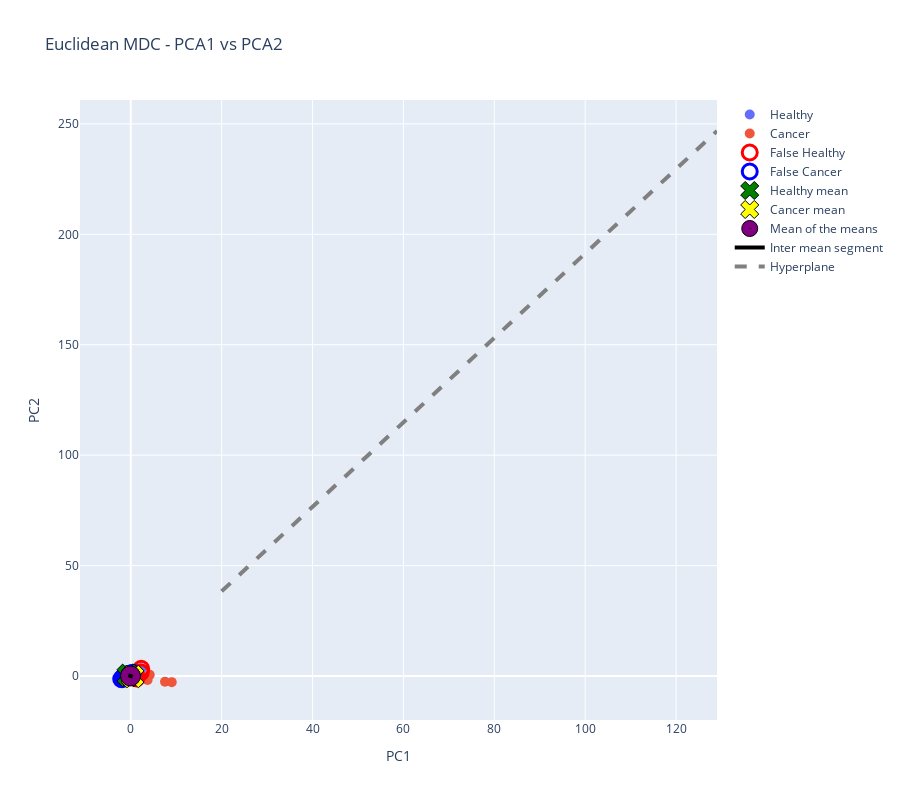
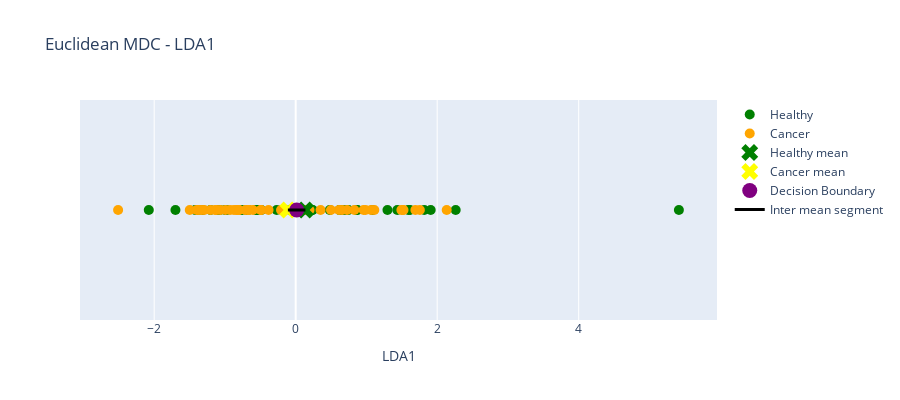

The notebook cell these images were saved under, in order:
### Markdown cell above
### MDC

### Code cell
PC1 = np.array(PC1)
PC2 = np.array(PC2)
y = y_train.to_numpy()

ixHealthy = np.where(y == 1)[0]
ixCancer  = np.where(y == 2)[0]

PC1_Healthy = PC1[ixHealthy]
PC2_Healthy = PC2[ixHealthy]
PC1_Cancer  = PC1[ixCancer]
PC2_Cancer  = PC2[ixCancer]


muHealthy = np.array([[np.mean(PC1_Healthy), np.mean(PC2_Healthy)]]).T
muCancer  = np.array([[np.mean(PC1_Cancer), np.mean(PC2_Cancer)]]).T

print("gHealthy(x)="+str(muHealthy.T)+"x-0.5"+str(muHealthy.T@muHealthy))
print("gCancer(x)="+str(muCancer.T)+"x-0.5"+str(muCancer.T@muCancer)+"\n")


X1 = np.array([PC1_Healthy, PC2_Healthy]).T
X2 = np.array([PC1_Cancer,  PC2_Cancer]).T
X=np.concatenate((X1,X2),axis=0)
y = np.concatenate((y_train.to_numpy()[ixHealthyTrain],y_train.to_numpy()[ixWithCancerTrain]))


yp=np.ones(np.shape(y))

dx=((muHealthy-muCancer).T@(X.T-0.5*(muHealthy+muCancer))).flatten()
yp[dx<0]=2

Hits=np.shape(np.where((y==yp))[0])[0]

ixHealthy = np.where(y == 1)[0]
ixCancer = np.where(y == 2)[0]

TP=np.shape(np.where((y[ixHealthy]==yp[ixHealthy]))[0])[0]
TN=np.shape(np.where((y[ixCancer]==yp[ixCancer]))[0])[0]
FP=np.shape(np.where((y[ixCancer]!=yp[ixCancer]))[0])[0]
FN=np.shape(np.where((y[ixHealthy]!=yp[ixHealthy]))[0])[0]

SS=TP/(TP+FN)
SP=TN/(TN+FP)
PR=TP/(TP+FP)
F1Score=2*(PR*SS)/(PR+SS)
AC=(TN+TP)/(TP+TN+FP+FN)


print("Sensitivity(%)="+str(SS*100))
print("Specificity(%)="+str(SP*100))
print("Precision(%)="+str(PR*100))
print("F1Score(%)="+str(F1Score*100))
print("Accuracy(%)="+str(AC*100))


fig=go.Figure()
fig.add_trace(go.Scatter(x=PC1_Healthy,y=PC2_Healthy,name='Healthy'))
#fig.update_traces(marker=dict(color='green', size=10))
fig.add_trace(go.Scatter(x=PC1_Cancer,y=PC2_Cancer,name='Cancer'))
fig.update_traces(marker=dict(size=10))


ixFP = np.where((y == 2) & (yp == 1))[0]
ixFN = np.where((y == 1) & (yp == 2))[0]


fig.add_trace(go.Scatter(x=X[ixFN,0],y=X[ixFN,1],name='False Healthy',marker_size=15,
                         marker_symbol="circle-open",marker=dict(color="red",
                                                                 line=dict(width=3,color='red'))))
fig.add_trace(go.Scatter(x=X[ixFP,0],y=X[ixFP,1],name='False Cancer',marker_size=15,
                         marker_symbol="circle-open",marker=dict(color="blue",
                                                                 line=dict(width=3,color='blue'))))


fig.add_trace(go.Scatter(x=muHealthy[0],y=muHealthy[1], marker_size=20,
                         marker_symbol='x',name='Healthy mean',
                         marker=dict(color="green",line=dict(width=1,
                                        color='black'))))
fig.add_trace(go.Scatter(x=muCancer[0],y=muCancer[1], marker_size=20,
                         marker_symbol='x',name='Cancer mean',
                         marker=dict(color="yellow",line=dict(width=1,
                                        color='black'))))
fig.add_trace(go.Scatter(x=(muHealthy[0]+muCancer[0])/2,y=(muHealthy[1]+muCancer[1])/2, marker_size=20,
                         marker_symbol="circle-dot",name='Mean of the means',
                         marker=dict(color="purple",line=dict(width=1,
                                        color='black'))))

fig.update_traces(mode='markers')
fig.add_trace(go.Scatter(x=[muHealthy[0][0],muCancer[0][0]],y=[muHealthy[1][0],muCancer[1][0]],
                         mode='lines', line=dict(color="black",width=4),name='Inter mean segment'))


W=(muHealthy-muCancer)
b=-0.5*(muHealthy-muCancer).T@(muHealthy+muCancer)

x1=np.arange(20,130,1)

x2=-(W[0,0]/W[1,0])*x1-b/W[1,0]
fig.add_trace(go.Scatter(x=x1,y=x2.flatten(),
                         mode='lines', line=dict(dash='dash',color="gray",width=4),name='Hyperplane'))





fig.update_xaxes(title_text='PC1')
fig.update_yaxes(title_text='PC2')
fig.update_layout(
    title="Euclidean MDC - PCA1 vs PCA2",
    autosize=False,
    width=900,
    height=800)
fig.show()






ixHealthy = np.where(y == 1)[0]
ixCancer  = np.where(y == 2)[0]

LD1_Healthy = LD1[ixHealthy]
LD1_Cancer  = LD1[ixCancer]

# Médias projetadas
muHealthy = np.mean(LD1_Healthy)
muCancer  = np.mean(LD1_Cancer)

print("gHealthy(x) = " + str(muHealthy) + "x - 0.5" + str(muHealthy**2))
print("gCancer(x)  = " + str(muCancer) + "x - 0.5" + str(muCancer**2) + "\n")

X = LD1.reshape(-1, 1)
y = y_train.to_numpy()

# Classificação Euclidiana
yp = np.ones_like(y)
dx = (muHealthy - muCancer) * (X.flatten() - 0.5 * (muHealthy + muCancer))
yp[dx < 0] = 2

# Métricas
TP = np.sum((y == 1) & (yp == 1))
TN = np.sum((y == 2) & (yp == 2))
FP = np.sum((y == 2) & (yp == 1))
FN = np.sum((y == 1) & (yp == 2))

SS = TP / (TP + FN)
SP = TN / (TN + FP)
PR = TP / (TP + FP)
F1Score = 2 * (PR * SS) / (PR + SS)
AC = (TN + TP) / len(y)

print("Sensitivity(%) =", SS * 100)
print("Specificity(%) =", SP * 100)
print("Precision(%) =", PR * 100)
print("F1Score(%) =", F1Score * 100)
print("Accuracy(%) =", AC * 100)

# --- Gráfico ---
import plotly.graph_objects as go

fig = go.Figure()

# Pontos Healthy e Cancer
fig.add_trace(go.Scatter(
    x=LD1_Healthy,
    y=np.zeros_like(LD1_Healthy),
    name='Healthy',
    mode='markers',
    marker=dict(color='green', size=10)
))
fig.add_trace(go.Scatter(
    x=LD1_Cancer,
    y=np.zeros_like(LD1_Cancer),
    name='Cancer',
    mode='markers',
    marker=dict(color='orange', size=10)
))

# Médias
fig.add_trace(go.Scatter(
    x=[muHealthy], y=[0],
    name='Healthy mean',
    mode='markers',
    marker=dict(color='green', size=15, symbol='x')
))
fig.add_trace(go.Scatter(
    x=[muCancer], y=[0],
    name='Cancer mean',
    mode='markers',
    marker=dict(color='yellow', size=15, symbol='x')
))

# Hiperplano de decisão (ponto médio)
decision_boundary = 0.5 * (muHealthy + muCancer)
fig.add_trace(go.Scatter(
    x=[decision_boundary],
    y=[0],
    name='Decision Boundary',
    mode='markers',
    marker=dict(color='purple', size=15, symbol='circle')
))

# Linha entre médias
fig.add_trace(go.Scatter(
    x=[muHealthy, muCancer],
    y=[0, 0],
    mode='lines',
    line=dict(color="black", width=3),
    name='Inter mean segment'
))

fig.update_layout(
    title="Euclidean MDC - LDA1",
    xaxis_title="LDA1",
    yaxis_visible=False,
    width=900,
    height=400,
    showlegend=True
)

fig.show()

### Figure 1 — Plotly figure (JSON) as saved in the notebook; plotly's stock layout.template omitted (floating-point values rounded to 4 significant figures)
{"data": [{"marker": {"size": 10}, "mode": "markers", "name": "Healthy", "type": "scatter", "x": [0.1121, -0.8354, 0.2246, -0.2442, -1.206, 0.3765, 0.1627, -0.531, 0.9556, -0.7163, 1.2, -2.013, -0.7924, -0.136, -1.202, 2.2, 0.5166, -1.114, -2.029, -1.124, -1.612, -1.982, -2.409, -2.53, -0.2775, -0.9485, -0.8211, 0.5084, 1.219, -0.3557, -0.9716, -0.5587, -0.407, -2.08, 2.312, 0.7539, -0.4731, -0.7134, -2.244, -1.274, -0.8528], "y": [0.6946, 0.03486, -0.1369, 0.7045, 0.3094, 1.701, 0.2361, 0.4663, 1.995, 0.5284, 0.1735, -0.1574, 1.062, 0.3868, -1.001, 1.671, 0.3463, 0.8516, -1.594, 0.163, -0.6969, -1.715, -2.969, -2.375, 0.6639, 0.1247, 0.8381, 1.912, -1.108, 1.731, 0.1797, 1.181, 0.8706, -1.007, 3.24, 1.422, 0.9884, 1.175, -1.463, -0.2471, 0.2791]}, {"marker": {"size": 10}, "mode": "markers", "name": "Cancer", "type": "scatter", "x": [1.321, 0.005421, 0.6921, 3.705, 0.6913, -1.322, -1.378, -0.8441, -0.3822, -0.2135, 1.552, 1.102, 1.24, 0.263, -1.78, -1.921, -1.344, -0.6575, -0.5735, 2.693, 2.023, 1.07, -0.1065, -1.359, 4.177, -2.092, 0.6282, -0.8621, -0.2852, 7.54, -0.3953, 0.1971, -0.8721, -0.5243, 0.1857, -0.7017, -0.6529, -1.156, 2.353, 2.35, -1.278, -1.169, -0.8401, 0.4333, 1.57, -0.2673, 9.02, 1.362, 0.4376, -1.548, -0.1728], "y": [-0.5892, 0.2864, 1.253, -1.835, -2.532, -0.9111, -0.2958, -0.1573, 1.047, 0.9962, 1.208, 0.1562, 0.844, 0.1588, -0.7894, -1.474, -0.4491, -0.298, 0.7863, -1.185, 1.009, 0.5186, -0.09031, -0.3019, 0.5201, -1.356, 1.119, -0.2378, 0.2544, -2.585, -0.773, 0.9642, 0.1234, -1.881, 0.04254, -2.696, 0.6321, 0.2875, -0.914, -0.8366, 0.3112, -0.358, -0.61, 0.05145, 0.358, -2.143, -2.785, 1.659, 1.423, -0.1583, 0.7716]}, {"marker": {"color": "red", "line": {"color": "red", "width": 3}, "size": 15, "symbol": "circle-open"}, "mode": "markers", "name": "False Healthy", "type": "scatter", "x": [0.2246, 0.1627, 1.2, 2.2, 0.5166, 1.219, 2.312, 0.7539], "y": [-0.1369, 0.2361, 0.1735, 1.671, 0.3463, -1.108, 3.24, 1.422]}, {"marker": {"color": "blue", "line": {"color": "blue", "width": 3}, "size": 15, "symbol": "circle-open"}, "mode": "markers", "name": "False Cancer", "type": "scatter", "x": [0.005421, -1.322, -1.378, -0.8441, -0.3822, -0.2135, -1.78, -1.921, -1.344, -0.6575, -0.5735, -1.359, -2.092, -0.8621, -0.2852, 0.1971, -0.8721, -0.6529, -1.156, -1.278, -1.169, -0.8401, 0.4376, -1.548, -0.1728], "y": [0.2864, -0.9111, -0.2958, -0.1573, 1.047, 0.9962, -0.7894, -1.474, -0.4491, -0.298, 0.7863, -0.3019, -1.356, -0.2378, 0.2544, 0.9642, 0.1234, 0.6321, 0.2875, 0.3112, -0.358, -0.61, 1.423, -0.1583, 0.7716]}, {"marker": {"color": "green", "line": {"color": "black", "width": 1}, "size": 20, "symbol": "x"}, "mode": "markers", "name": "Healthy mean", "type": "scatter", "x": [-0.5344], "y": [0.2795]}, {"marker": {"color": "yellow", "line": {"color": "black", "width": 1}, "size": 20, "symbol": "x"}, "mode": "markers", "name": "Cancer mean", "type": "scatter", "x": [0.4296], "y": [-0.2247]}, {"marker": {"color": "purple", "line": {"color": "black", "width": 1}, "size": 20, "symbol": "circle-dot"}, "mode": "markers", "name": "Mean of the means", "type": "scatter", "x": [-0.0524], "y": [0.0274]}, {"line": {"color": "black", "width": 4}, "mode": "lines", "name": "Inter mean segment", "type": "scatter", "x": [-0.5344, 0.4296], "y": [0.2795, -0.2247]}, {"line": {"color": "gray", "dash": "dash", "width": 4}, "mode": "lines", "name": "Hyperplane", "type": "scatter", "x": [20, 21, 22, 23, 24, 25, 26, 27, 28, 29, 30, 31, 32, 33, 34, 35, 36, 37, 38, 39, 40, 41, 42, 43, 44, 45, 46, 47, 48, 49, 50, 51, 52, 53, 54, 55, 56, 57, 58, 59, 60, 61, 62, 63, 64, 65, 66, 67, 68, 69, 70, 71, 72, 73, 74, 75, 76, 77, 78, 79, 80, 81, 82, 83, 84, 85, 86, 87, 88, 89, 90, 91, 92, 93, 94, 95, 96, 97, 98, 99, 100, 101, 102, 103, 104, 105, 106, 107, 108, 109, 110, 111, 112, 113, 114, 115, 116, 117, 118, 119, 120, 121, 122, 123, 124, 125, 126, 127, 128, 129], "y": [38.37, 40.28, 42.19, 44.1, 46.02, 47.93, 49.84, 51.75, 53.66, 55.58, 57.49, 59.4, 61.31, 63.22, 65.14, 67.05, 68.96, 70.87, 72.78, 74.7, 76.61, 78.52, 80.43, 82.34, 84.26, 86.17, 88.08, 89.99, 91.91, 93.82, 95.73, 97.64, 99.55, 101.5, 103.4, 105.3, 107.2, 109.1, 111.0, 112.9, 114.8, 116.8, 118.7, 120.6, 122.5, 124.4, 126.3, 128.2, 130.1, 132.1, 134.0, 135.9, 137.8, 139.7, 141.6, 143.5, 145.4, 147.4, 149.3, 151.2, 153.1, 155.0, 156.9, 158.8, 160.7, 162.7, 164.6, 166.5, 168.4, 170.3, 172.2, 174.1, 176.0, 177.9, 179.9, 181.8, 183.7, 185.6, 187.5, 189.4, 191.3, 193.2, 195.2, 197.1, 199.0, 200.9, 202.8, 204.7, 206.6, 208.5, 210.5, 212.4, 214.3, 216.2, 218.1, 220.0, 221.9, 223.8, 225.7, 227.7, 229.6, 231.5, 233.4, 235.3, 237.2, 239.1, 241.0, 243.0, 244.9, 246.8]}], "layout": {"autosize": false, "height": 800, "title": {"text": "Euclidean MDC - PCA1 vs PCA2"}, "width": 900, "xaxis": {"title": {"text": "PC1"}}, "yaxis": {"title": {"text": "PC2"}}}}

### Figure 2 — Plotly figure (JSON) as saved in the notebook; plotly's stock layout.template omitted (floating-point values rounded to 4 significant figures)
{"data": [{"marker": {"color": "green", "size": 10}, "mode": "markers", "name": "Healthy", "type": "scatter", "x": [1.297, 0.4815, -0.4845, -0.7757, 1.817, 2.261, -0.5485, 0.6246, 0.746, -0.9721, -1.421, -0.6985, 1.591, -0.02471, 0.2328, -0.08156, 0.6696, -2.076, -0.1867, 0.7022, 1.436, 0.6184, -0.5361, -0.7617, -1.07, -1.379, 1.086, -0.5684, -1.106, 1.617, 1.908, -1.316, 0.8749, 0.8555, 5.416, -0.269, -1.205, 0.2408, -1.7, -0.998, -0.6697], "y": [0, 0, 0, 0, 0, 0, 0, 0, 0, 0, 0, 0, 0, 0, 0, 0, 0, 0, 0, 0, 0, 0, 0, 0, 0, 0, 0, 0, 0, 0, 0, 0, 0, 0, 0, 0, 0, 0, 0, 0, 0]}, {"marker": {"color": "orange", "size": 10}, "mode": "markers", "name": "Cancer", "type": "scatter", "x": [-0.2079, 0.6122, -0.6746, -0.4924, -1.141, -0.8729, 0.6569, -1.064, 2.134, 0.1019, 1.494, -0.003941, 0.352, -0.3838, 1.515, 0.1268, -1.371, 1.523, 1.691, -1.117, -0.8004, -0.4887, -1.292, -0.1581, -1.203, 0.8303, 1.064, -2.51, 0.7256, -0.8304, 0.1762, 0.05269, 0.9859, -1.497, -0.6046, 0.07793, 0.96, 1.755, -1.401, -0.8318, 0.498, -0.9277, -0.9925, -1.331, -0.7117, 0.02247, 0.08005, -0.8031, 1.111, 0.1948, -0.6582], "y": [0, 0, 0, 0, 0, 0, 0, 0, 0, 0, 0, 0, 0, 0, 0, 0, 0, 0, 0, 0, 0, 0, 0, 0, 0, 0, 0, 0, 0, 0, 0, 0, 0, 0, 0, 0, 0, 0, 0, 0, 0, 0, 0, 0, 0, 0, 0, 0, 0, 0, 0]}, {"marker": {"color": "green", "size": 15, "symbol": "x"}, "mode": "markers", "name": "Healthy mean", "type": "scatter", "x": [0.1373], "y": [0]}, {"marker": {"color": "yellow", "size": 15, "symbol": "x"}, "mode": "markers", "name": "Cancer mean", "type": "scatter", "x": [-0.1104], "y": [0]}, {"marker": {"color": "purple", "size": 15, "symbol": "circle"}, "mode": "markers", "name": "Decision Boundary", "type": "scatter", "x": [0.01346], "y": [0]}, {"line": {"color": "black", "width": 3}, "mode": "lines", "name": "Inter mean segment", "type": "scatter", "x": [0.1373, -0.1104], "y": [0, 0]}], "layout": {"height": 400, "showlegend": true, "title": {"text": "Euclidean MDC - LDA1"}, "width": 900, "xaxis": {"title": {"text": "LDA1"}}, "yaxis": {"visible": false}}}
